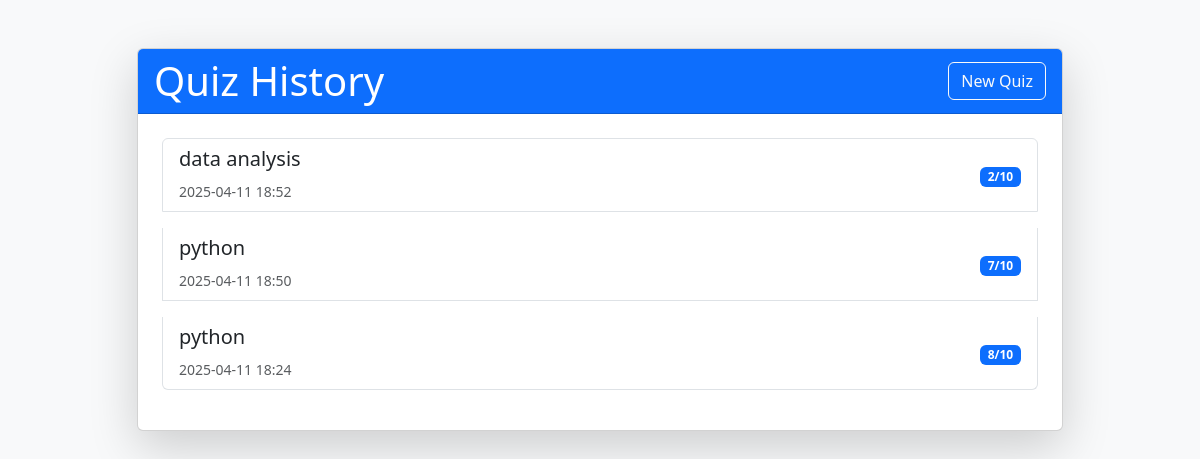
Before: /history with the older database file.
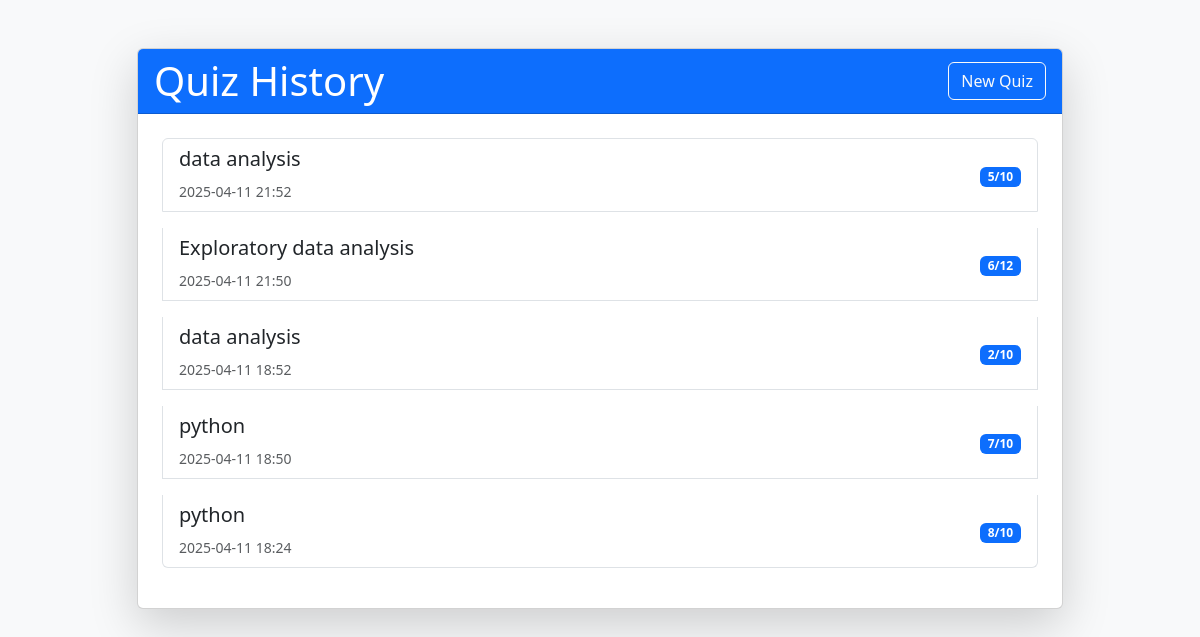
After: the same page with the newer database file.
### quiz_file/app.py (models this page shows)
class QuizResult(db.Model):
    id = db.Column(db.Integer, primary_key=True)
    topic = db.Column(db.String(200), nullable=False)
    score = db.Column(db.Integer, nullable=False)
    total_questions = db.Column(db.Integer, nullable=False)
    timestamp = db.Column(db.DateTime, default=datetime.utcnow)
    results = db.Column(db.JSON, nullable=False)

### quiz_file/app.py (the view)
@app.route('/history')
def quiz_history():
    results = QuizResult.query.order_by(QuizResult.timestamp.desc()).all()
    return render_template('history.html', results=results)

### quiz_file/templates/history.html (shortened to what this page needs)
<!DOCTYPE html>
<html lang="en">
<head>
    <link href="https://cdn.jsdelivr.net/npm/bootstrap@5.3.0/dist/css/bootstrap.min.css" rel="stylesheet">
    <link rel="stylesheet" href="{{ url_for('static', filename='styles.css') }}">
</head>
<body class="bg-light">
    <div class="container py-5">
        <div class="row justify-content-center">
            <div class="col-lg-10">
                <div class="card shadow-lg">
                    <div class="card-header bg-primary text-white d-flex justify-content-between align-items-center">
                        <h1 class="mb-0">Quiz History</h1>
                        <a href="/" class="btn btn-outline-light">New Quiz</a>
                    </div>
                    <div class="card-body p-4">
                        {% if not results %}
                            <div class="text-center text-muted py-4">
                                <h4>No quiz history found</h4>
                            </div>
                        {% else %}
                            <div class="list-group">
                                {% for result in results %}
                                <div class="list-group-item mb-3">
                                    <div class="d-flex justify-content-between align-items-center">
                                        <div>
                                            <h5>{{ result.topic }}</h5>
                                            <small class="text-muted">{{ result.timestamp.strftime('%Y-%m-%d %H:%M') }}</small>
                                        </div>
                                        <div>
                                            <span class="badge bg-primary">{{ result.score }}/{{ result.total_questions }}</span>
                                        </div>
                                    </div>
                                </div>
                                {% endfor %}
                            </div>
                        {% endif %}
                    </div>
                </div>
            </div>
        </div>
    </div>
</body>
</html>

Changed rows visible on the page:
added QuizResult: topic "data analysis", timestamp "2025-04-11 21:52", score "5", total_questions "10"
added QuizResult: topic "Exploratory data analysis", timestamp "2025-04-11 21:50", score "6", total_questions "12"
